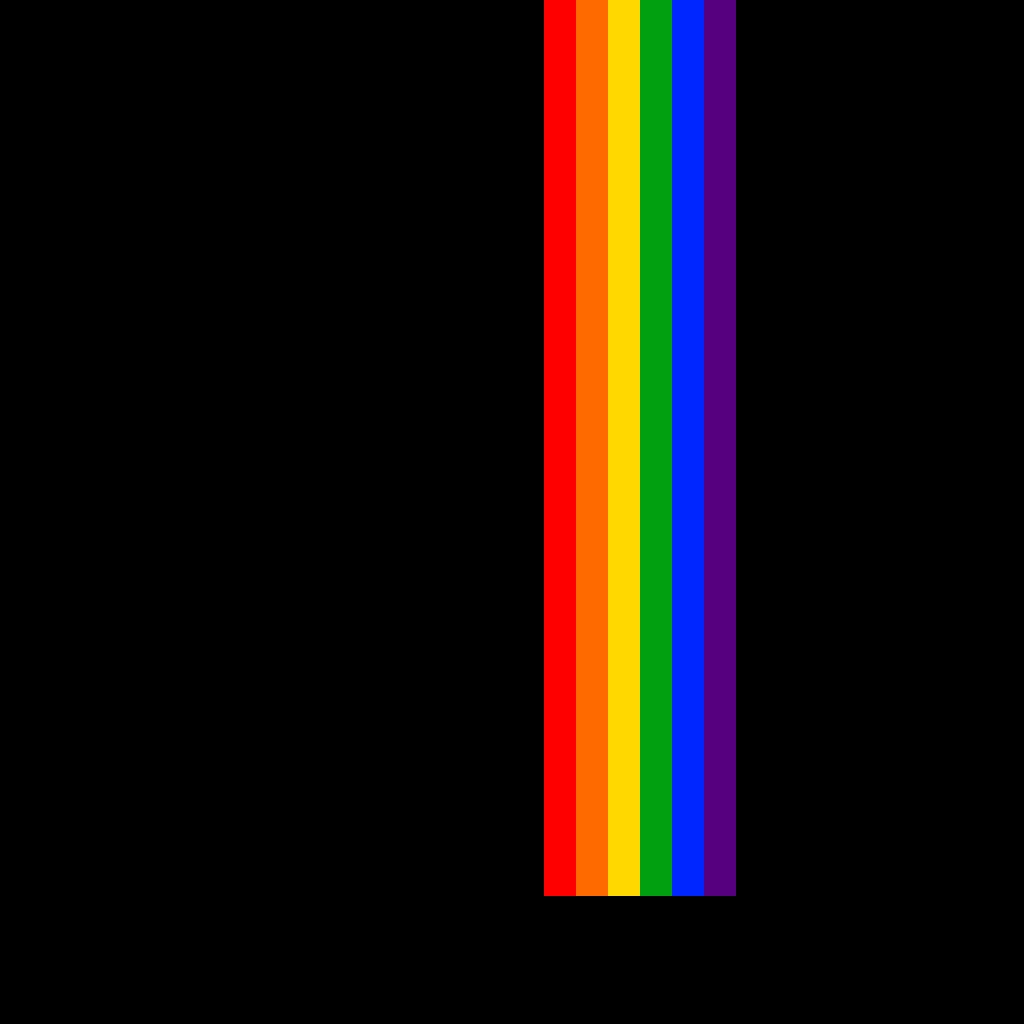

Rendered tile map (Tiled .tmx) drawn with the repository's tilesets; below, a short description and the map source with its tile grids summarised:
An orthogonal 32x32 tile map with 32x32 px tiles, 7 tile layers (Ground, Yellow_Barrier, Green_Barrier, Blue_Barrier, ...).

<map version="1.2" tiledversion="1.2.3" orientation="orthogonal" renderorder="right-down" width="32" height="32" tilewidth="32" tileheight="32" infinite="0" nextlayerid="8" nextobjectid="1">
 <tileset firstgid="1" name="ColorQuestTileSheet_1" tilewidth="32" tileheight="32" tilecount="1024" columns="32">
  <image source="tilesheet_1.png" width="1024" height="1024" />
 </tileset>
 <layer id="1" name="Ground" width="32" height="32">
  <data>[1024 cells, 128 non-empty, 1 distinct tile ids]</data>
 </layer>
 <layer id="4" name="Yellow_Barrier" width="32" height="32">
  <data>[1024 cells, 28 non-empty, 1 distinct tile ids]</data>
 </layer>
 <layer id="5" name="Green_Barrier" width="32" height="32">
  <data>[1024 cells, 28 non-empty, 1 distinct tile ids]</data>
 </layer>
 <layer id="6" name="Blue_Barrier" width="32" height="32">
  <data>[1024 cells, 28 non-empty, 1 distinct tile ids]</data>
 </layer>
 <layer id="7" name="Purple_Barrier" width="32" height="32">
  <data>[1024 cells, 28 non-empty, 1 distinct tile ids]</data>
 </layer>
 <layer id="2" name="Red_Barrier" width="32" height="32">
  <data>[1024 cells, 28 non-empty, 1 distinct tile ids]</data>
 </layer>
 <layer id="3" name="Orange_Barrier" width="32" height="32">
  <data>[1024 cells, 28 non-empty, 1 distinct tile ids]</data>
 </layer>
</map>
